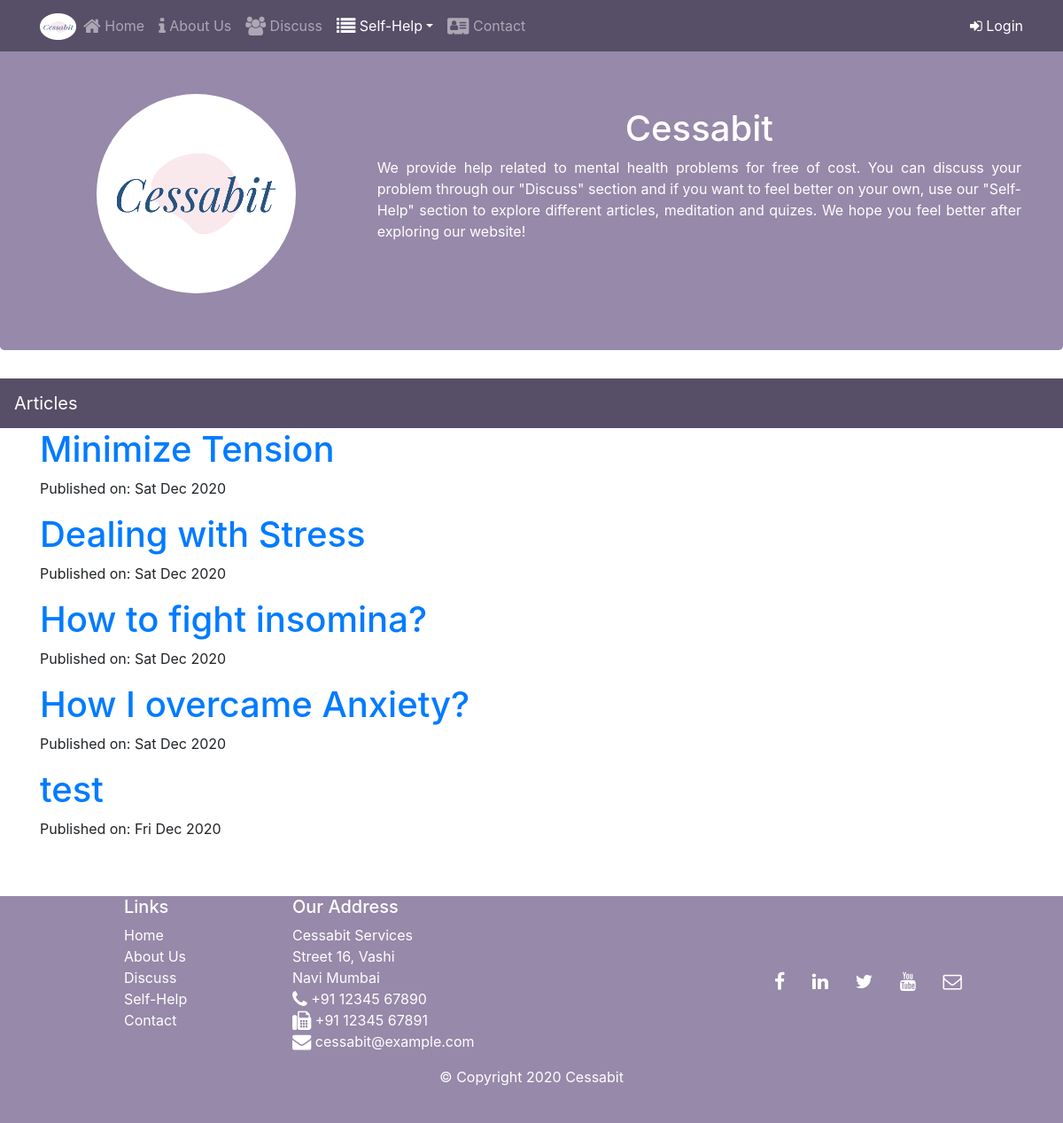
The app's page /article/, older data.
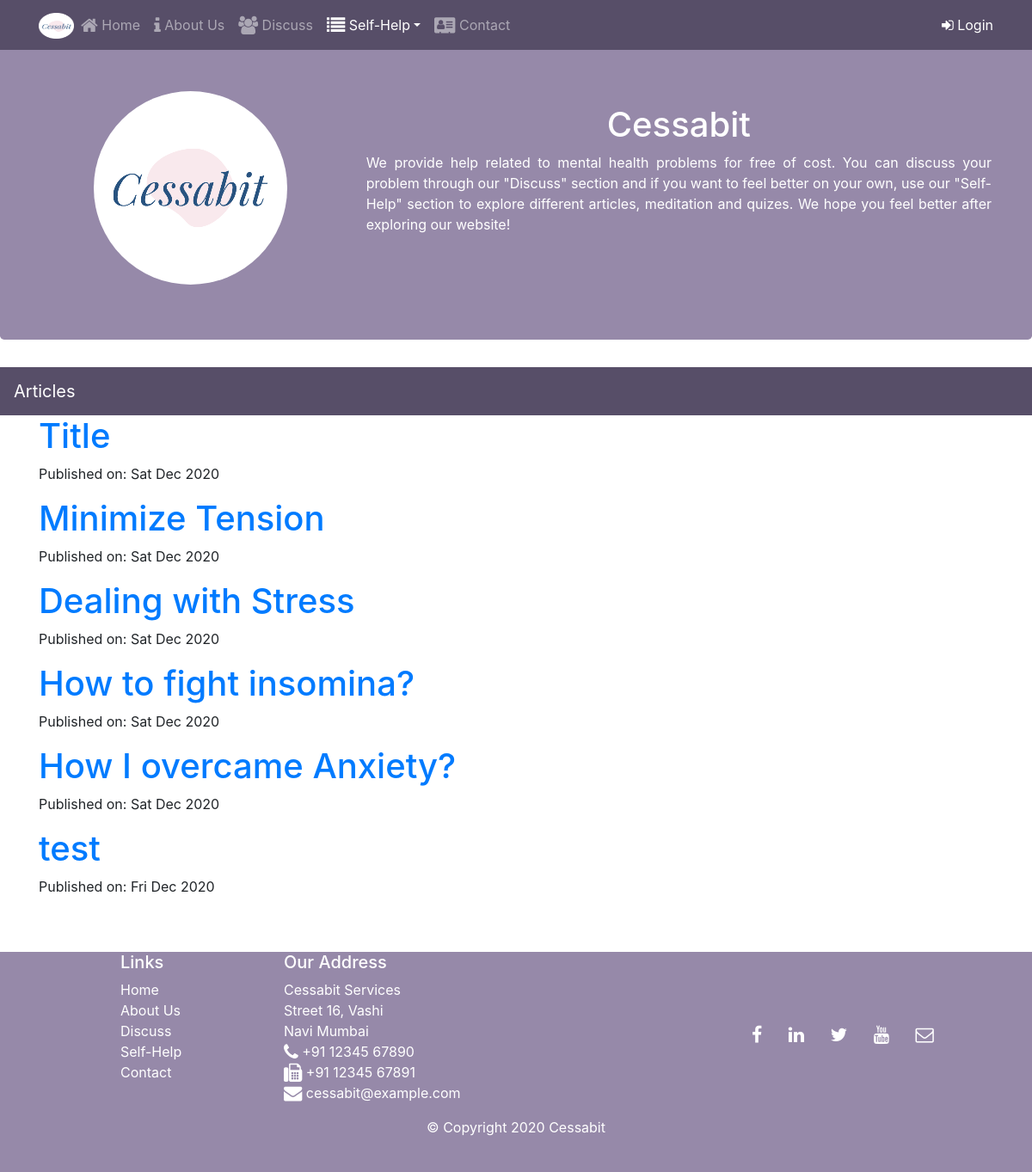
The same page, newer data.
### article/models.py (models this page shows, shortened)
class Post(models.Model):
    author = models.ForeignKey('auth.User', on_delete=models.CASCADE)
    title = models.CharField(max_length=200)
    text=models.TextField()
    created_date = models.DateTimeField(default=timezone.now())
    published_date = models.DateTimeField(blank=True,null=True)

### article/views.py (the view)
# urls.py: path('',views.PostListView.as_view(),name='post_list'),
class PostListView(ListView):
    model = Post
    def get_queryset(self):
        return Post.objects.filter(published_date__lte=timezone.now()).order_by('-published_date')

### article/templates/article/post_list.html (shortened to what this page needs)
{% extends "basic_app/base.html" %}
{% load static %}
{% block content %}
<nav>
      <nav class="navbar navbar-dark navbar-expand-md fixed-top">
        <div class="container">
            <a class="navbar-brand mr-auto" href="{% url 'index' %}"><img src="{% static 'images/logo3.png' %}" height="30" width="41"></a>
            <div class="collapse navbar-collapse" id="Navbar">
            <ul class="navbar-nav mr-auto">
                <li class="nav-item"><a class="nav-link" href="{% url 'index' %}"><span class="fa fa-home fa-lg"></span> Home</a></li>
                <li class="nav-item"><a class="nav-link " href="{% url 'basic_app:about' %}"><span class="fa fa-info fa-lg"></span> About Us</a></li>
                <li class="nav-item"><a class="nav-link" href="{% url 'basic_app:discuss' %}"><span class="fa fa-users fa-lg"></span> Discuss</a></li>
                <li class="nav-item">
                  <div class="dropdown">
                    <a class="dropdown-toggle nav-link active" data-toggle="dropdown" href="#"><span class="fa fa-list fa-lg"></span> Self-Help</a>
                  </div>
                </li>
                <li class="nav-item"><a class="nav-link" href="{% url 'basic_app:contact' %}"><span class="fa fa-address-card fa-lg"></span> Contact</a></li>
            </ul>
            {% if user.is_authenticated %}
            <span class="navbar-text">
                <a href="{% url 'accounts:logout' %}" id="logoutButton">
                    <span class="fa fa-sign-in"></span> Logout
                </a>
            </span>
            {% else %}
            <span class="navbar-text">
                <a href="{% url 'accounts:login' %}" id="loginButton">
                    <span class="fa fa-sign-in"></span> Login
                </a>
            </span>
            {% endif %}
        </div>
        </div>
      </nav>
  </nav>
  <header class="jumbotron vertical-center header">
       <div class="container">
           <div class="row row-header">
             <div class="col-12 col-sm-4 align-self-center">
                 <div class="text-center">
                 <img src="{% static 'images/logo2.png' %}" class="img-fluid rounded-circle" id="logo">
                </div>
              </div>
               <div class="col-12 col-sm-8 header-text">
                   <h1>Cessabit</h1>
                   <p>We provide help related to mental health problems for free of cost. You can discuss your problem through our "Discuss" section and if you want to feel better on your own, use our "Self-Help" section to explore different articles, meditation and quizes. We hope you feel better after exploring our website!</p>
               </div>
           </div>
       </div>
   </header>
       <div class="navbar navbar-expand-lg navbar-dark techfont custom-navbar articlenav">
          <a class="navbar-brand bigbrand" href="{% url 'article:post_list' %}">Articles</a>
      </div>
   <div class="container">
     <div class="row">
       <div class="col-md-8">
         <div class="blog_posts">
           <div class="centerstage">
              {% for post in post_list %}
                <div class="post">
                  <h1><a href="{% url 'article:post_detail' pk=post.pk %}">{{ post.title }}</a></h1>
                  <div class="date">
                    <p>Published on: {{post.published_date|date:"D M Y"}}</p>
                  </div>
                </div>
              {% endfor %}
            </div>
         </div>
       </div>
     </div>
   </div>
{% endblock %}

### basic_app/templates/basic_app/base.html (shortened to what this page needs)
<!DOCTYPE html>
{% load static %}
<html lang="en" dir="ltr">
  <head>
    <link rel="stylesheet" href="https://maxcdn.bootstrapcdn.com/bootstrap/4.5.2/css/bootstrap.min.css">
    <link rel="stylesheet" href="https://stackpath.bootstrapcdn.com/font-awesome/4.7.0/css/font-awesome.min.css">
    <link rel="stylesheet" href="{% static 'css/master.css' %}">
    <link rel="stylesheet" href="//cdn.jsdelivr.net/npm/medium-editor@latest/dist/css/medium-editor.min.css"
    type="text/css" media="screen" charset="utf-8">
  </head>
  <body>
    {% block content %}
    {% endblock %}
    <br><br>
        <footer class="footer" >
            <div class="container">
                <div class="row">
                    <div class="col-4 offset-1 col-sm-2">
                        <h5>Links</h5>
                        <ul class="list-unstyled">
                            <li><a href="#">Home</a></li>
                            <li><a href="#">About Us</a></li>
                            <li><a href="#">Discuss</a></li>
                            <li><a href="#">Self-Help</a></li>
                            <li><a href="#">Contact</a></li>
                        </ul>
                    </div>
                    <div class="col-7 col-sm-5">
                        <h5>Our Address</h5>
                        <address>
                          Cessabit Services<br>
        		              Street 16, Vashi<br>
        		              Navi Mumbai<br>
    		              <i class="fa fa-phone fa-lg"></i> +91 12345 67890<br>
    		              <i class="fa fa-fax fa-lg"></i> +91 12345 67891<br>
    		              <i class="fa fa-envelope fa-lg"></i> <a href="mailto:cessabit@example.com">cessabit@example.com</a>
    		           </address>
                    </div>
                    <div class="col-12 col-sm-4 align-self-center">
                        <div class="text-center">
                            <a class="btn btn-social-icon btn-facebook" href="http://www.facebook.com/profile.php?id="><i class="fa fa-facebook fa-lg"></i></a>
                            <a class="btn btn-social-icon btn-linkedin" href="http://www.linkedin.com/in/"><i class="fa fa-linkedin fa-lg"></i></a>
                            <a class="btn btn-social-icon btn-twitter" href="http://twitter.com/"><i class="fa fa-twitter fa-lg"></i></a>
                            <a class="btn btn-social-icon btn-google" href="http://youtube.com/"><i class="fa fa-youtube fa-lg"></i></a>
                            <a class="btn btn-social-icon" href="mailto:"><i class="fa fa-envelope-o fa-lg"></i></a>
                        </div>
                    </div>
               </div>
               <div class="row justify-content-center">
                    <div class="col-auto">
                        <p>© Copyright 2020 Cessabit</p><br>
                    </div>
               </div>
            </div>
        </footer>
  </body>
</html>

### basic_app/static/css/master.css (style rules this page uses)
h1 { color: #00000H; }
.header-text { margin-top: 5%; text-align: center; }
.header-text p { text-align: justify; }
nav, .articlenav { background-color: #574E68; }
.articlenav { background-color: #574E68; }
.header, .footer { background-color: #9689a9; color: #ffffff; }
.footer a { color: inherit; }
#logo { margin-top: 12% }

Row changes from the older to the newer data that the page shows:
added Post: title "Title", published_date "Sat Dec 2020"
